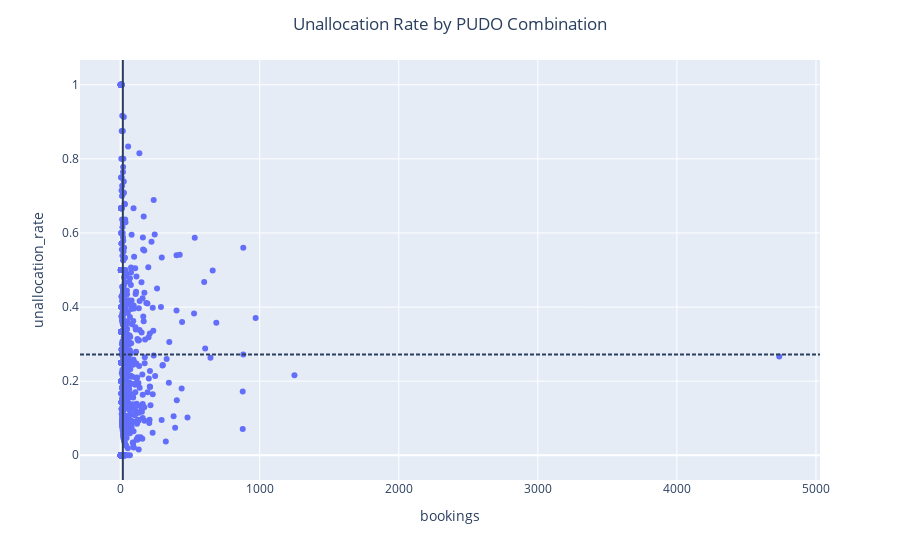

This figure's notebook cell:
### Code cell
import plotly.express as px
fig = px.scatter(pudo_agg, y='unallocation_rate'
                 , x='bookings'
                 , hover_data=['pudo']
#                  , text="pickup"
#                  , log_x=True#, size_max=60
)
fig.update_traces(textposition='top center')

fig.add_vrect(x0=pudo_agg.bookings.median()
              , x1=pudo_agg.bookings.median()
              , line_dash="dot",)


fig.add_hrect(y0=pudo_agg.weighted_unallocation_rate.sum()
              , y1=pudo_agg.weighted_unallocation_rate.sum()
              , line_dash="dot",)

fig.update_layout(title='Unallocation Rate by PUDO Combination', title_x = 0.5)

fig.show()

### Figure 1 — Plotly figure (JSON) as saved in the notebook; plotly's stock layout.template omitted (floating-point values rounded to 4 significant figures; data arrays with more than 128 entries replaced by an {"elided": "..."} marker saying what was removed)
{"data": [{"customdata": {"elided": "882x1 str values"}, "hovertemplate": "bookings=%{x}<br>unallocation_rate=%{y}<br>pudo=%{customdata[0]}<extra></extra>", "legendgroup": "", "marker": {"color": "#636efa", "symbol": "circle"}, "mode": "markers", "name": "", "orientation": "v", "showlegend": false, "textposition": "top center", "type": "scatter", "x": {"elided": "882 int values"}, "xaxis": "x", "y": {"elided": "882 float values"}, "yaxis": "y"}], "layout": {"legend": {"tracegroupgap": 0}, "margin": {"t": 60}, "shapes": [{"line": {"dash": "dot"}, "type": "rect", "x0": 16, "x1": 16, "xref": "x", "y0": 0, "y1": 1, "yref": "y domain"}, {"line": {"dash": "dot"}, "type": "rect", "x0": 0, "x1": 1, "xref": "x domain", "y0": 0.2717, "y1": 0.2717, "yref": "y"}], "title": {"text": "Unallocation Rate by PUDO Combination", "x": 0.5}, "xaxis": {"anchor": "y", "domain": [0, 1], "title": {"text": "bookings"}}, "yaxis": {"anchor": "x", "domain": [0, 1], "title": {"text": "unallocation_rate"}}}}
